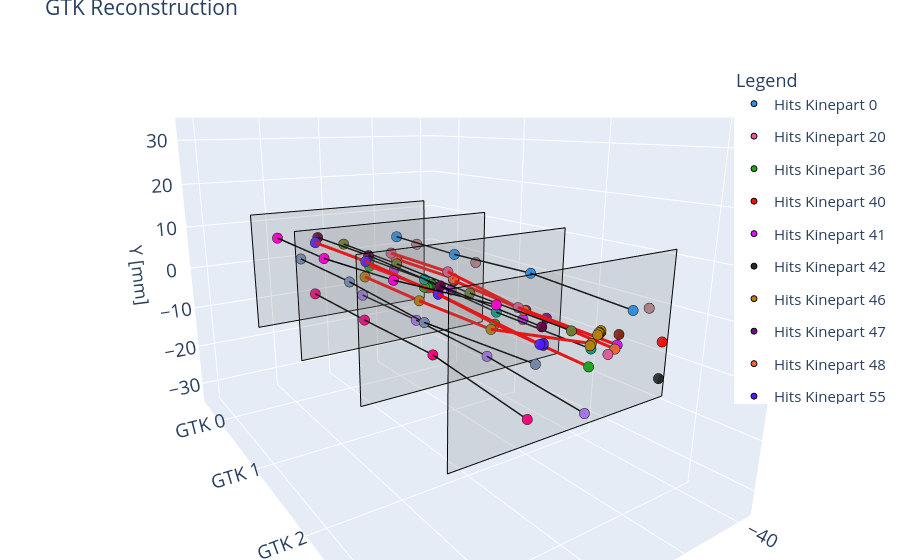

Notebook cell for this chart:
### Markdown cell above
### 6.3 Interactive 3D display: true, predicted and fake tracks

### Code cell
event_index = int(error_events.iloc[0]["event"])   # the worst event of the test set; try other rows of error_events

_, _, df = datasets["test"][event_index]
predicted_tracks = reconstruct_event(lightning_model, df, best_threshold)
gt_tracks = true_tracks(df)
false_positive_tracks = [track for track in predicted_tracks if track not in gt_tracks]

print(f"Test event {event_index}: {len(df)} hits, {len(gt_tracks)} true tracks, "
      f"{len(predicted_tracks)} predicted tracks, {len(false_positive_tracks)} fake")
utilities.plot_3d_interactive_clean(predicted_tracks, gt_tracks, false_positive_tracks, df)

### Figure 1 — Plotly figure (JSON) as saved in the notebook; plotly's stock layout.template omitted (floating-point values rounded to 4 significant figures)
{"data": [{"color": "gray", "hoverinfo": "skip", "i": [0, 0], "j": [1, 2], "k": [2, 3], "opacity": 0.2, "showlegend": false, "type": "mesh3d", "x": [-30.4, 30.4, 30.4, -30.4], "y": [0, 0, 0, 0], "z": [-13.5, -13.5, 13.5, 13.5]}, {"hoverinfo": "skip", "line": {"color": "black", "width": 2}, "mode": "lines", "showlegend": false, "type": "scatter3d", "x": [-30.4, 30.4, 30.4, -30.4, -30.4], "y": [0, 0, 0, 0, 0], "z": [-13.5, -13.5, 13.5, 13.5, -13.5]}, {"color": "gray", "hoverinfo": "skip", "i": [0, 0], "j": [1, 2], "k": [2, 3], "opacity": 0.2, "showlegend": false, "type": "mesh3d", "x": [-30.4, 30.4, 30.4, -30.4], "y": [1, 1, 1, 1], "z": [-13.5, -13.5, 13.5, 13.5]}, {"hoverinfo": "skip", "line": {"color": "black", "width": 2}, "mode": "lines", "showlegend": false, "type": "scatter3d", "x": [-30.4, 30.4, 30.4, -30.4, -30.4], "y": [1, 1, 1, 1, 1], "z": [-13.5, -13.5, 13.5, 13.5, -13.5]}, {"color": "gray", "hoverinfo": "skip", "i": [0, 0], "j": [1, 2], "k": [2, 3], "opacity": 0.2, "showlegend": false, "type": "mesh3d", "x": [-30.4, 30.4, 30.4, -30.4], "y": [2, 2, 2, 2], "z": [-13.5, -13.5, 13.5, 13.5]}, {"hoverinfo": "skip", "line": {"color": "black", "width": 2}, "mode": "lines", "showlegend": false, "type": "scatter3d", "x": [-30.4, 30.4, 30.4, -30.4, -30.4], "y": [2, 2, 2, 2, 2], "z": [-13.5, -13.5, 13.5, 13.5, -13.5]}, {"color": "gray", "hoverinfo": "skip", "i": [0, 0], "j": [1, 2], "k": [2, 3], "opacity": 0.2, "showlegend": false, "type": "mesh3d", "x": [-30.4, 30.4, 30.4, -30.4], "y": [3, 3, 3, 3], "z": [-13.5, -13.5, 13.5, 13.5]}, {"hoverinfo": "skip", "line": {"color": "black", "width": 2}, "mode": "lines", "showlegend": false, "type": "scatter3d", "x": [-30.4, 30.4, 30.4, -30.4, -30.4], "y": [3, 3, 3, 3, 3], "z": [-13.5, -13.5, 13.5, 13.5, -13.5]}, {"legendgroup": "kp_0", "marker": {"color": "#2E91E5", "line": {"color": "black", "width": 1}, "size": 6}, "mode": "markers", "name": "Hits Kinepart 0", "type": "scatter3d", "x": [-19.23, -19.2, -18.95, -17.45], "y": [0.0, 1.0, 2.0, 3.0], "z": [4.645, 4.456, 5.252, 4.382]}, {"legendgroup": "kp_20", "marker": {"color": "#E15F99", "line": {"color": "black", "width": 1}, "size": 6}, "mode": "markers", "name": "Hits Kinepart 20", "type": "scatter3d", "x": [-16.94, -16.91, -15.16, -10.55], "y": [0.0, 1.0, 2.0, 3.0], "z": [0.4422, 0.5533, -1.35, -2.218]}, {"legendgroup": "kp_36", "marker": {"color": "#1CA71C", "line": {"color": "black", "width": 1}, "size": 6}, "mode": "markers", "name": "Hits Kinepart 36", "type": "scatter3d", "x": [-8.545, -10.91, -11.21, -8.511, -10.31, -9.712, -10.01, -10.31, -7.661, -4.949], "y": [0.0, 1.0, 1.0, 1.0, 1.0, 1.0, 1.0, 1.0, 2.0, 3.0], "z": [-2.269, -1.853, -1.852, -2.155, -2.153, -2.454, -2.454, -2.453, -3.755, -3.418]}, {"legendgroup": "kp_40", "marker": {"color": "#FB0D0D", "line": {"color": "black", "width": 1}, "size": 6}, "mode": "markers", "name": "Hits Kinepart 40", "type": "scatter3d", "x": [-28.45], "y": [3.0], "z": [-2.818]}, {"legendgroup": "kp_41", "marker": {"color": "#DA16FF", "line": {"color": "black", "width": 1}, "size": 6}, "mode": "markers", "name": "Hits Kinepart 41", "type": "scatter3d", "x": [-18.2, -18.16, -16.96, -13.25], "y": [0.0, 1.0, 2.0, 3.0], "z": [-4.056, -3.946, -4.049, -1.018]}, {"legendgroup": "kp_42", "marker": {"color": "#222A2A", "line": {"color": "black", "width": 1}, "size": 6}, "mode": "markers", "name": "Hits Kinepart 42", "type": "scatter3d", "x": [-28.45], "y": [3.0], "z": [-9.718]}, {"legendgroup": "kp_46", "marker": {"color": "#B68100", "line": {"color": "black", "width": 1}, "size": 6}, "mode": "markers", "name": "Hits Kinepart 46", "type": "scatter3d", "x": [-6.749, -6.715, -6.412, -5.249, -4.949, -7.849, -7.249, -7.549, -7.849, -6.949, -7.249], "y": [0.0, 1.0, 2.0, 3.0, 3.0, 3.0, 3.0, 3.0, 3.0, 3.0, 3.0], "z": [-4.971, -5.157, -4.655, 0.4819, 0.1819, 2.282, 1.982, 1.982, 1.982, 1.682, 1.682]}, {"legendgroup": "kp_47", "marker": {"color": "#750D86", "line": {"color": "black", "width": 1}, "size": 6}, "mode": "markers", "name": "Hits Kinepart 47", "type": "scatter3d", "x": [-25.26], "y": [2.0], "z": [-4.944]}, {"legendgroup": "kp_48", "marker": {"color": "#EB663B", "line": {"color": "black", "width": 1}, "size": 6}, "mode": "markers", "name": "Hits Kinepart 48", "type": "scatter3d", "x": [-18.94, -18.91, -18.91, -17.26, -12.65], "y": [0.0, 1.0, 1.0, 2.0, 3.0], "z": [-1.355, -1.245, -1.545, -2.249, -1.618]}, {"legendgroup": "kp_55", "marker": {"color": "#511CFB", "line": {"color": "black", "width": 1}, "size": 6}, "mode": "markers", "name": "Hits Kinepart 55", "type": "scatter3d", "x": [10.47, 10.5, 9.549, 9.051, 8.151, 8.151], "y": [0.0, 1.0, 2.0, 3.0, 3.0, 3.0], "z": [5.507, 5.626, 4.335, 2.582, 2.582, 2.282]}, {"legendgroup": "kp_62", "marker": {"color": "#00A08B", "line": {"color": "black", "width": 1}, "size": 6}, "mode": "markers", "name": "Hits Kinepart 62", "type": "scatter3d", "x": [-8.542, -8.509, -7.958, -5.249], "y": [0.0, 1.0, 2.0, 3.0], "z": [-0.4687, -0.3552, -1.354, -0.4181]}, {"legendgroup": "kp_67", "marker": {"color": "#FB00D1", "line": {"color": "black", "width": 1}, "size": 6}, "mode": "markers", "name": "Hits Kinepart 67", "type": "scatter3d", "x": [22.67, 22.7, 21.45, 20.05], "y": [0.0, 1.0, 2.0, 3.0], "z": [7.591, 7.414, 8.228, 10.08]}, {"legendgroup": "kp_73", "marker": {"color": "#FC0080", "line": {"color": "black", "width": 1}, "size": 6}, "mode": "markers", "name": "Hits Kinepart 73", "type": "scatter3d", "x": [11.35, 11.38, 11.04, 11.45], "y": [0.0, 1.0, 2.0, 3.0], "z": [-7.395, -7.275, -7.066, -9.118]}, {"legendgroup": "kp_84", "marker": {"color": "#B2828D", "line": {"color": "black", "width": 1}, "size": 6}, "mode": "markers", "name": "Hits Kinepart 84", "type": "scatter3d", "x": [-27.34, -27.31, -22.75], "y": [0.0, 1.0, 3.0], "z": [1.956, 1.764, 4.082]}, {"legendgroup": "kp_93", "marker": {"color": "#6C7C32", "line": {"color": "black", "width": 1}, "size": 6}, "mode": "markers", "name": "Hits Kinepart 93", "type": "scatter3d", "x": [0.6656, 0.6969, 0.3481, 0.751], "y": [0.0, 1.0, 2.0, 3.0], "z": [4.319, 4.136, 3.441, 3.482]}, {"legendgroup": "kp_100", "marker": {"color": "#778AAE", "line": {"color": "black", "width": 1}, "size": 6}, "mode": "markers", "name": "Hits Kinepart 100", "type": "scatter3d", "x": [15.56, 15.59, 13.44, 9.951], "y": [0.0, 1.0, 2.0, 3.0], "z": [1.9, 1.721, -0.4673, -0.4181]}, {"legendgroup": "kp_102", "marker": {"color": "#862A16", "line": {"color": "black", "width": 1}, "size": 6}, "mode": "markers", "name": "Hits Kinepart 102", "type": "scatter3d", "x": [-19.24, -19.21, -17.86, -13.55], "y": [0.0, 1.0, 2.0, 3.0], "z": [-1.655, -1.844, -2.249, 0.7819]}, {"legendgroup": "kp_104", "marker": {"color": "#A777F1", "line": {"color": "black", "width": 1}, "size": 6}, "mode": "markers", "name": "Hits Kinepart 104", "type": "scatter3d", "x": [-5.657, -5.621, -5.368, -4.649], "y": [0.0, 1.0, 2.0, 3.0], "z": [-9.772, -9.658, -10.06, -11.52]}, {"legendgroup": "kp_116", "marker": {"color": "#620042", "line": {"color": "black", "width": 1}, "size": 6}, "mode": "markers", "name": "Hits Kinepart 116", "type": "scatter3d", "x": [9.569, 9.6, 8.951, 8.751], "y": [0.0, 1.0, 2.0, 3.0], "z": [6.708, 6.827, 5.835, 5.282]}, {"legendgroup": "pred_tracks", "line": {"color": "black", "width": 3}, "mode": "lines", "name": "Predicted Track", "showlegend": true, "type": "scatter3d", "x": [22.67, 22.7, 21.45, 20.05], "y": [0.0, 1.0, 2.0, 3.0], "z": [7.591, 7.414, 8.228, 10.08]}, {"legendgroup": "pred_tracks", "line": {"color": "black", "width": 3}, "mode": "lines", "name": "", "showlegend": false, "type": "scatter3d", "x": [9.569, 9.6, 8.951, 8.751], "y": [0.0, 1.0, 2.0, 3.0], "z": [6.708, 6.827, 5.835, 5.282]}, {"legendgroup": "pred_tracks", "line": {"color": "black", "width": 3}, "mode": "lines", "name": "", "showlegend": false, "type": "scatter3d", "x": [15.56, 15.59, 13.44, 9.951], "y": [0.0, 1.0, 2.0, 3.0], "z": [1.9, 1.721, -0.4673, -0.4181]}, {"legendgroup": "pred_tracks", "line": {"color": "black", "width": 3}, "mode": "lines", "name": "", "showlegend": false, "type": "scatter3d", "x": [0.6656, 0.6969, 0.3481, 0.751], "y": [0.0, 1.0, 2.0, 3.0], "z": [4.319, 4.136, 3.441, 3.482]}, {"legendgroup": "pred_tracks", "line": {"color": "black", "width": 3}, "mode": "lines", "name": "", "showlegend": false, "type": "scatter3d", "x": [-19.23, -19.2, -18.95, -17.45], "y": [0.0, 1.0, 2.0, 3.0], "z": [4.645, 4.456, 5.252, 4.382]}, {"legendgroup": "pred_tracks", "line": {"color": "black", "width": 3}, "mode": "lines", "name": "", "showlegend": false, "type": "scatter3d", "x": [11.35, 11.38, 11.04, 11.45], "y": [0.0, 1.0, 2.0, 3.0], "z": [-7.395, -7.275, -7.066, -9.118]}, {"legendgroup": "pred_tracks", "line": {"color": "black", "width": 3}, "mode": "lines", "name": "", "showlegend": false, "type": "scatter3d", "x": [-5.657, -5.621, -5.368, -4.649], "y": [0.0, 1.0, 2.0, 3.0], "z": [-9.772, -9.658, -10.06, -11.52]}, {"legendgroup": "pred_tracks", "line": {"color": "black", "width": 3}, "mode": "lines", "name": "", "showlegend": false, "type": "scatter3d", "x": [-8.542, -8.509, -7.958, -5.249], "y": [0.0, 1.0, 2.0, 3.0], "z": [-0.4687, -0.3552, -1.354, -0.4181]}, {"legendgroup": "fp_tracks", "line": {"color": "red", "width": 6}, "mode": "lines", "name": "False Positive", "showlegend": true, "type": "scatter3d", "x": [10.47, 10.5, 9.549, 9.051], "y": [0.0, 1.0, 2.0, 3.0], "z": [5.507, 5.626, 4.335, 2.582]}, {"legendgroup": "fp_tracks", "line": {"color": "red", "width": 6}, "mode": "lines", "name": "", "showlegend": false, "type": "scatter3d", "x": [-16.94, -16.91, -15.16, -13.25], "y": [0.0, 1.0, 2.0, 3.0], "z": [0.4422, 0.5533, -1.35, -1.018]}, {"legendgroup": "fp_tracks", "line": {"color": "red", "width": 6}, "mode": "lines", "name": "", "showlegend": false, "type": "scatter3d", "x": [-8.545, -8.511, -7.661, -4.949], "y": [0.0, 1.0, 2.0, 3.0], "z": [-2.269, -2.155, -3.755, -3.418]}, {"legendgroup": "fp_tracks", "line": {"color": "red", "width": 6}, "mode": "lines", "name": "", "showlegend": false, "type": "scatter3d", "x": [-6.749, -6.715, -6.412, -5.249, -4.949], "y": [0.0, 1.0, 2.0, 3.0, 3.0], "z": [-4.971, -5.157, -4.655, 0.4819, 0.1819]}, {"legendgroup": "fp_tracks", "line": {"color": "red", "width": 6}, "mode": "lines", "name": "", "showlegend": false, "type": "scatter3d", "x": [-18.94, -18.91, -18.91, -19.21, -17.26, -12.65], "y": [0.0, 1.0, 1.0, 1.0, 2.0, 3.0], "z": [-1.355, -1.245, -1.545, -1.844, -2.249, -1.618]}], "layout": {"font": {"size": 15}, "legend": {"title": {"text": "Legend"}, "x": 0.85, "y": 0.9}, "margin": {"b": 0, "l": 0, "r": 0, "t": 30}, "scene": {"aspectmode": "manual", "aspectratio": {"x": 1, "y": 1.5, "z": 1}, "camera": {"center": {"x": 0, "y": 0, "z": 0}, "eye": {"x": 1, "y": 1.5, "z": 0.5}, "up": {"x": 0, "y": 0, "z": 1}}, "xaxis": {"range": [-45, 45], "title": {"text": "X [mm]"}}, "yaxis": {"range": [-0.5, 3.5], "tickmode": "array", "ticktext": ["GTK 0", "GTK 1", "GTK 2", "GTK 3"], "tickvals": [0, 1, 2, 3], "title": {"text": ""}}, "zaxis": {"range": [-35, 35], "title": {"text": "Y [mm]"}}}, "title": {"text": "GTK Reconstruction"}}}
